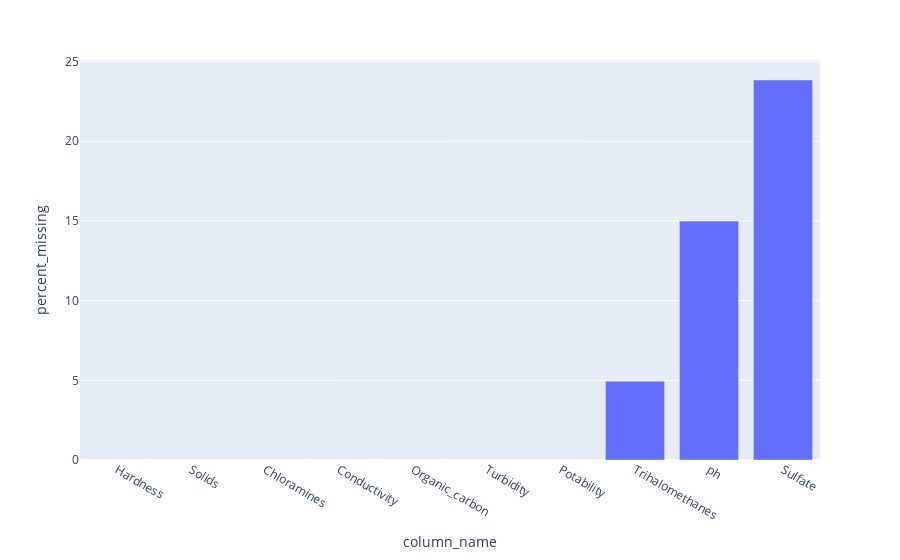

The notebook cell this image was saved under:
### Code cell
px.bar(data_frame=missing_value_df,x='column_name',y='percent_missing')

### Figure 1 — Plotly figure (JSON) as saved in the notebook; plotly's stock layout.template omitted (floating-point values rounded to 4 significant figures)
{"data": [{"alignmentgroup": "True", "hovertemplate": "column_name=%{x}<br>percent_missing=%{y}<extra></extra>", "legendgroup": "", "marker": {"color": "#636efa", "pattern": {"shape": ""}}, "name": "", "offsetgroup": "", "orientation": "v", "showlegend": false, "textposition": "auto", "type": "bar", "x": ["Hardness", "Solids", "Chloramines", "Conductivity", "Organic_carbon", "Turbidity", "Potability", "Trihalomethanes", "ph", "Sulfate"], "xaxis": "x", "y": [0, 0, 0, 0, 0, 0, 0, 4.945, 14.99, 23.84], "yaxis": "y"}], "layout": {"autosize": true, "barmode": "relative", "legend": {"tracegroupgap": 0}, "margin": {"t": 60}, "xaxis": {"anchor": "y", "autorange": true, "domain": [0, 1], "range": [-0.5, 9.5], "title": {"text": "column_name"}, "type": "category"}, "yaxis": {"anchor": "x", "autorange": true, "domain": [0, 1], "range": [0, 25.09], "title": {"text": "percent_missing"}, "type": "linear"}}}
